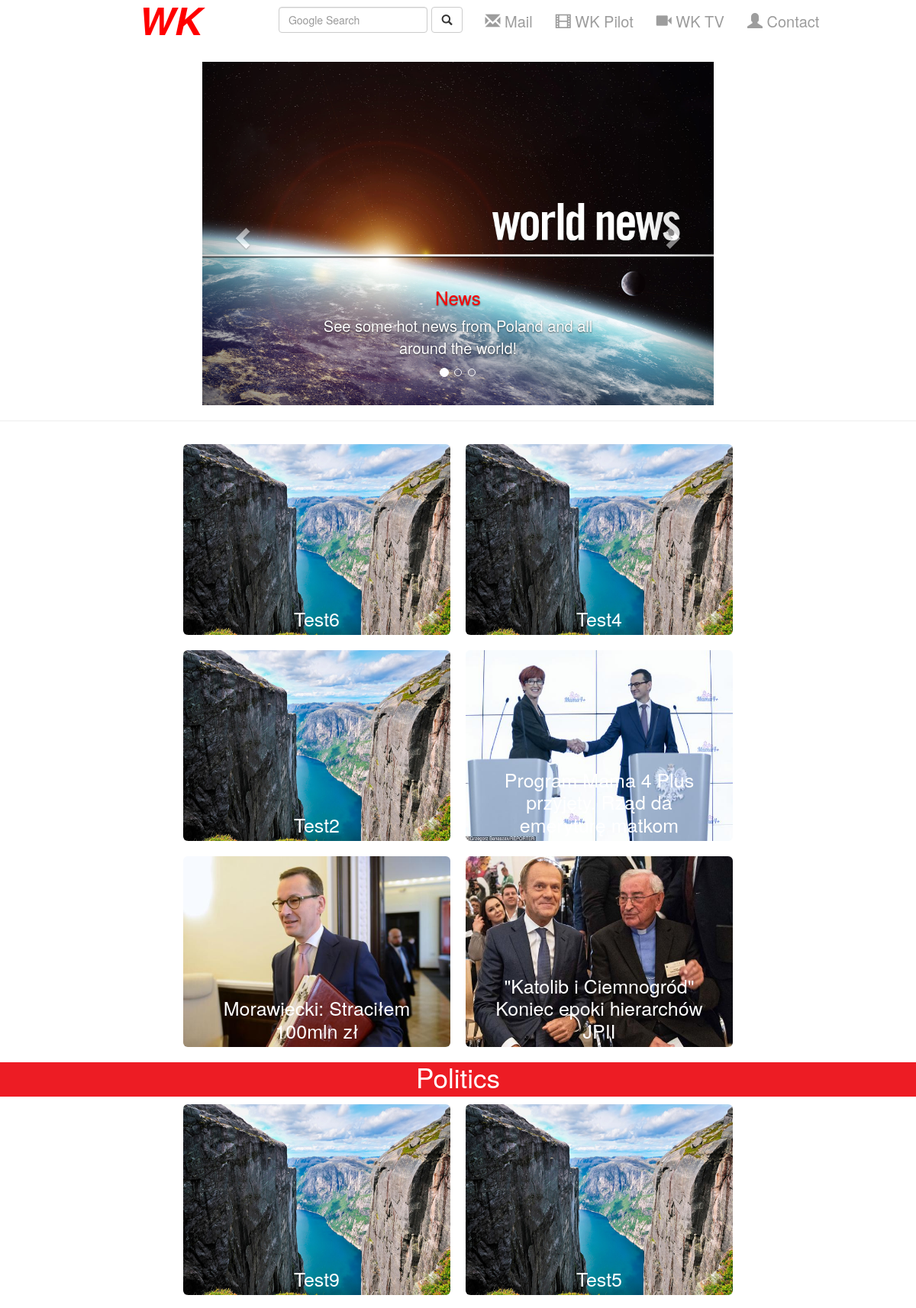
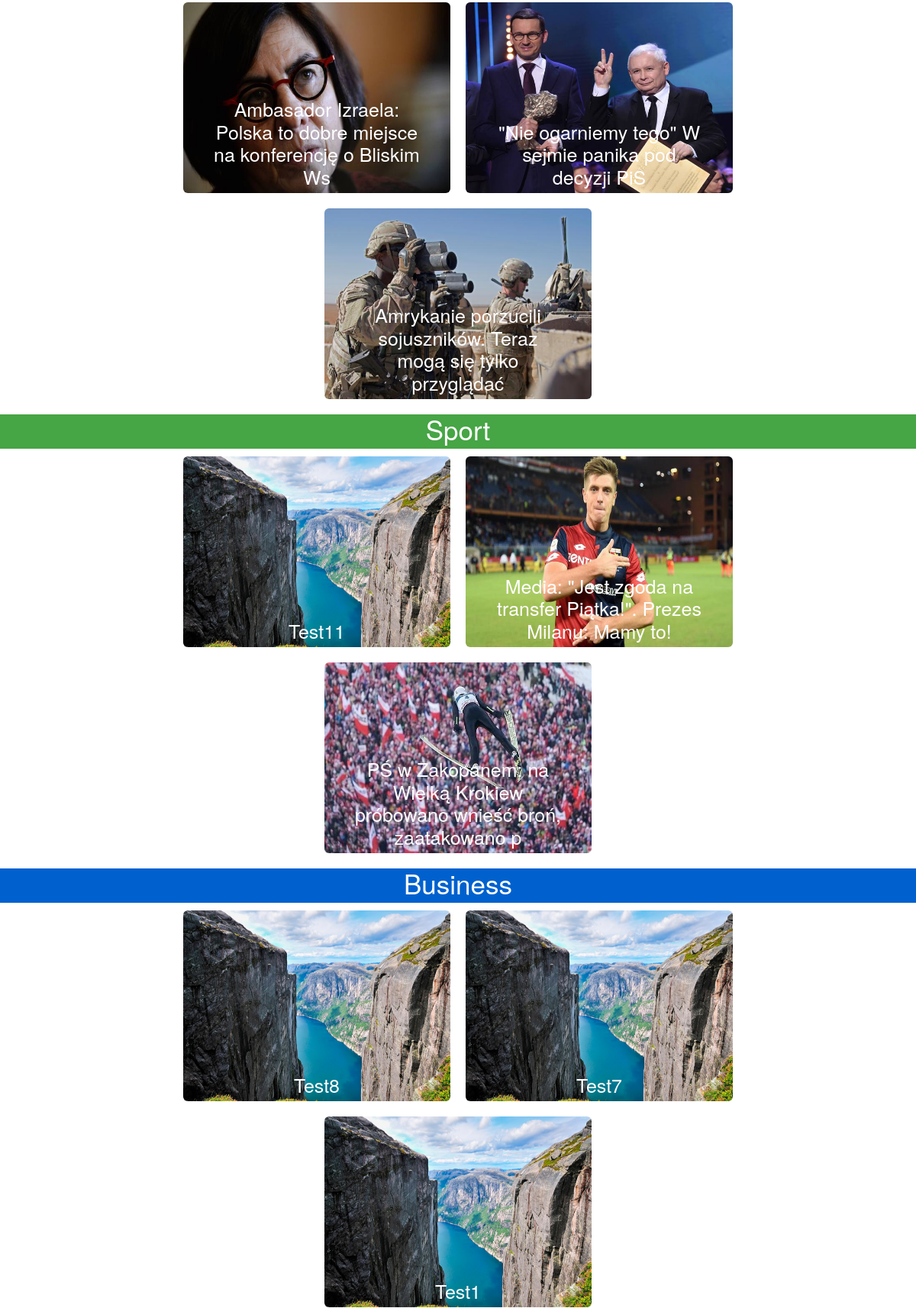
The page / (upper part) on the database its author committed (2 pictures, top to bottom).
### main/models.py (models this page shows, shortened)
class News_model_total(models.Model):
    title = models.CharField(max_length=70)
    content = models.TextField()
    date = models.DateTimeField()
    image = models.ImageField(upload_to='images')
    CATEGORIES = (
        ('N', 'News'),
        ('P', 'Politics'),
        ('S', 'Sport'),
        ('B', 'Business'),
        ('I', 'Other'),
    )
    category = models.CharField(max_length=1, choices=CATEGORIES ,default="N")

### main/views.py (the view)
# urls.py: path('', views.MainPost.as_view(), name='post-home'),
class MainPost(ListView):
    model = News_model_total
    context_object_name = 'posts'
    template_name = 'main/home.html'
    ordering = ['-date']

### main/templates/main/home.html (shortened to what this page needs)
{% extends 'main/index.html' %}
{% load static %}
{% block content %}
<div class="containerx">
  <div class="row">
    <div class="col-md-12">
      <div id="myCarousel" class="carousel slide"  data-ride="carousel">
  <ol class="carousel-indicators">
    <li data-target="#myCarousel" data-slide-to="0" class="active"></li>
    <li data-target="#myCarousel" data-slide-to="1"></li>
    <li data-target="#myCarousel" data-slide-to="2"></li>
  </ol>
  <div class="carousel-inner">
    <div class="item active">
      <img class="card-img-top" src="{% static 'main/car2.jpg' %}"  alt="Chania">
      <div class="carousel-caption">
        <h3>News</h3>
        <p>See some hot news from Poland and all around the world!</p>
      </div>
    </div>
  </div>
  <a class="left carousel-control" href="#myCarousel" data-slide="prev">
    <span class="glyphicon glyphicon-chevron-left"></span>
  </a>
  <a class="right carousel-control" href="#myCarousel" data-slide="next">
    <span class="glyphicon glyphicon-chevron-right"></span>
  </a>
</div>
    </div>
  </div>
</div>
<hr>
<div class="container-t1">
{% for post in posts %}
{% if post.category == "N" %}
<div class="container2">
  <a  href="{% url 'post-detail' post.id %}"><img src="{{post.image.url}}" alt="Snow" width="350" height="250" class="img-rounded"></a>
  <div onclick="location.href='{% url 'post-detail' post.id %}';" style="cursor: pointer;" class="centered1"><a class="aboxx" href="{% url 'post-detail' post.id %}">{{post.title}}</a></div>
</div>
  {%endif%}
{% endfor %}
  </div>
<div class="category-t1" style="background-color:rgb(237, 28, 36)"><h4 class="h4cat">Politics</h4></div>
<div class="container-t1">
{% for post in posts %}
{% if post.category == "P" %}
<div class="container2">
  <a  href="{% url 'post-detail' post.id %}"><img src="{{post.image.url}}" alt="Snow" width="350" height="250" class="img-rounded"></a>
  <div onclick="location.href='{% url 'post-detail' post.id %}';" style="cursor: pointer;" class="centered1"><a class="aboxx" href="{% url 'post-detail' post.id %}">{{post.title}}</a></div>
</div>
  {%endif%}
{% endfor %}
  </div>
<div class="category-t1" style="background-color:rgb(70, 165, 68)"><h4 class="h4cat">Sport</h4></div>
<div class="container-t1">
{% for post in posts %}
{% if post.category == "S" %}
<div class="container2">
  <a  href="{% url 'post-detail' post.id %}"><img src="{{post.image.url}}" alt="Snow" width="350" height="250" class="img-rounded"></a>
  <div onclick="location.href='{% url 'post-detail' post.id %}';" style="cursor: pointer;" class="centered1"><a class="aboxx" href="{% url 'post-detail' post.id %}">{{post.title}}</a></div>
</div>
  {%endif%}
{% endfor %}
  </div>
<div class="category-t1" style="background-color:rgb(0, 97, 206)"><h4 class="h4cat">
Business</h4></div>
<div class="container-t1">
{% for post in posts %}
{% if post.category == "B" %}
<div class="container2">
  <a  href="{% url 'post-detail' post.id %}"><img src="{{post.image.url}}" alt="Snow" width="350" height="250" class="img-rounded"></a>
  <div onclick="location.href='{% url 'post-detail' post.id %}';" style="cursor: pointer;" class="centered1"><a class="aboxx" href="{% url 'post-detail' post.id %}">{{post.title}}</a></div>
</div>
  {%endif%}
{% endfor %}
</div>
{% endblock content %}

### rows shown on the page
News_model_total: image (picture), title "Test6"
News_model_total: image (picture), title "Test4"
News_model_total: image (picture), title "Test2"
News_model_total: image (picture), title "Program Mama 4 Plus przyjęty. Rząd da emeryturę matkom"
News_model_total: image (picture), title "Morawiecki: Straciłem 100mln zł"
News_model_total: image (picture), title "\"Katolib i Ciemnogród\" Koniec epoki hierarchów JPII"
News_model_total: image (picture), title "Test9"
News_model_total: image (picture), title "Test5"
News_model_total: image (picture), title "Ambasador Izraela: Polska to dobre miejsce na konferencję o Bliskim Ws"
News_model_total: image (picture), title "\"Nie ogarniemy tego\" W sejmie panika pod decyzji PiS"
News_model_total: image (picture), title "Amrykanie porzucili sojuszników. Teraz mogą się tylko przyglądać"
News_model_total: image (picture), title "Test11"
News_model_total: image (picture), title "Media: \"Jest zgoda na transfer Piątka!\". Prezes Milanu: Mamy to!"
News_model_total: image (picture), title "PŚ w Zakopanem: na Wielką Krokiew próbowano wnieść broń, zaatakowano p"
News_model_total: image (picture), title "Test8"
News_model_total: image (picture), title "Test7"
News_model_total: image (picture), title "Test1"
